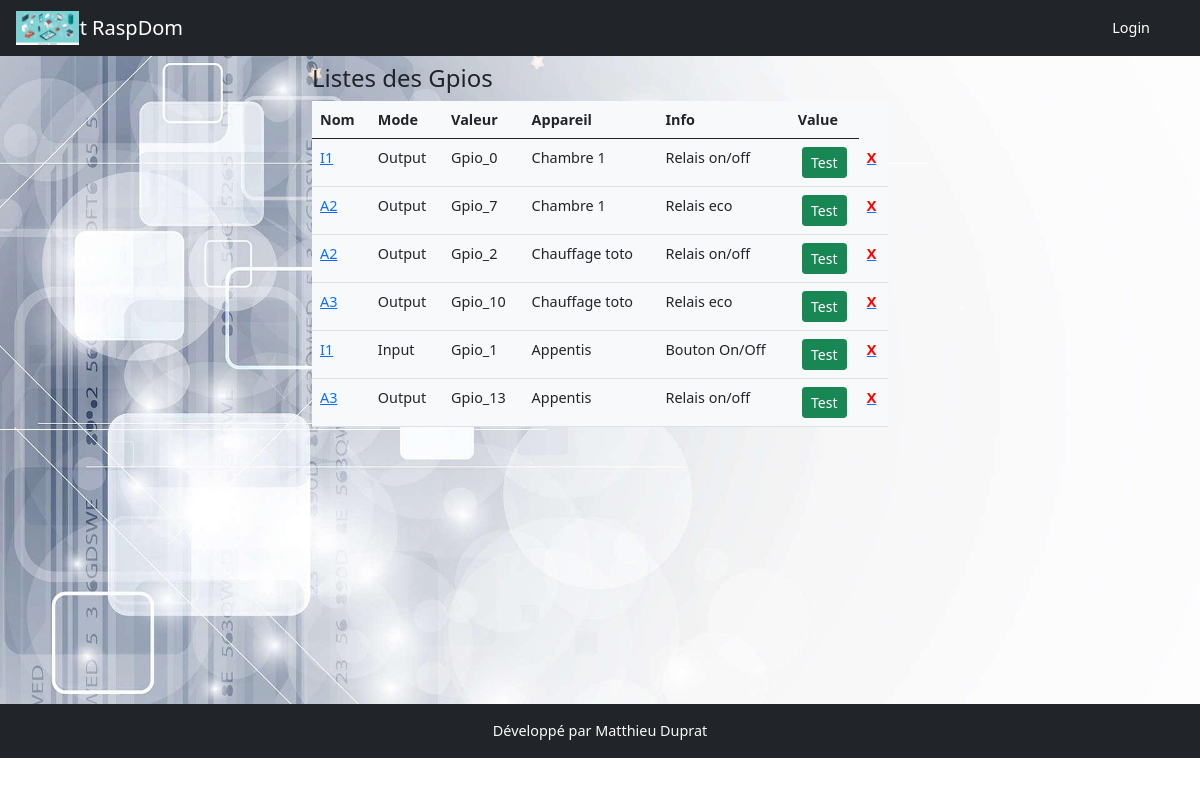
The page /gpios on the database its author committed.
### models.py (models this page shows, shortened)
class Gpio(db.Model):
    id = db.Column(db.Integer, primary_key=True)
    nom = db.Column(db.String(200))
    mode = db.Column(db.String(10))
    valeur = db.Column(db.String(10))
    info = db.Column(db.String(200))
    appareil_id = db.Column(db.Integer, db.ForeignKey('appareil.id'), nullable=True, default='')

class Appareil(db.Model):
    id = db.Column(db.Integer, primary_key=True)
    nom = db.Column(db.String(200))
    description = db.Column(db.String(200))
    categorieappareil = db.Column(db.String(200), nullable=True)
    sortie = db.Column(db.String(200), nullable=True)
    image = db.Column(db.String(200), nullable=True)
    gpios = db.relationship('Gpio', backref='appareil', lazy=True)
    order_gpio = db.Column(db.String(200))
    nbre_gpio = db.Column(db.Integer)
    programmations = db.relationship('Programmation', backref='appareil_programmation', lazy=True)
    mode_de_marche = db.relationship('ModeDeMarche', uselist=False,  backref='appareil_mode_de_marche', lazy=True)
    auto = db.relationship('Auto', uselist=False, backref='appareil_auto', lazy=True)
    sonde_id = db.Column(db.Integer, db.ForeignKey('sonde.id'))
    sonde = db.relationship('Sonde', uselist=False, backref='appareil_sonde', lazy=True)
    manuel = db.relationship('Manuel', uselist=False, backref='appareil_ordre', lazy=True)
    label = db.Column(db.String(250))

### app.py (the view)
@app.route('/gpios')
def gpios():
    gpios_list = Gpio.query.order_by('appareil_id', 'mode').all()
    return render_template('gpio/gpios.html', gpio_list=gpios_list)

### templates/gpio/gpios.html
{% extends 'base.html' %}
{% block content %}
<div class="row">
    <div class="col-md-6 mx-auto ">
        <h4>Listes des Gpios</h4>
        <table class="table bg-light">
            <thead>
                <tr>
                    <th>Nom</th>
                    <th>Mode</th>
                    <th>Valeur</th>
                    <th>Appareil</th>
                    <th>Info</th>
                    <th>Value</th>
                </tr>
            </thead>
            <tbody>{% for gpio in gpio_list %}
                <tr>
                    <td><a href="{{url_for('edit_gpio', gpio_id=gpio.id)}}">{{gpio.nom}}</a></td>
                    <td>{{gpio.mode}}</td>
                    <td>{{ gpio.valeur}}</td>
                    <td>{{ gpio.appareil.nom}}</td>
                    <td>{{ gpio.info}}</td>
                    <td class="mx-auto text-center">{% if gpio.mode=='input'%}<input class="form-control mx-auto " style="width: 5rem;" type="text" id="gpio_{{gpio.id}}">{% else %}<button class="btn btn-success btn-sm">Test</button>{% endif %}</td>
                    <td><a href="{{url_for('delete_gpio', gpio_id=gpio.id)}}"><span style="color:red; font-weight:bold">X</span></a></td>
                </tr>{% endfor %}
            </tbody>
        </table>
    </div>
</div>
{% endblock %}

### rows shown on the page
Gpio: nom "I1", mode "Output", valeur "Gpio_0", appareil.nom "Chambre 1", info "Relais on/off", shows "Test"
Gpio: nom "A2", mode "Output", valeur "Gpio_7", appareil.nom "Chambre 1", info "Relais eco", shows "Test"
Gpio: nom "A2", mode "Output", valeur "Gpio_2", appareil.nom "Chauffage toto", info "Relais on/off", shows "Test"
Gpio: nom "A3", mode "Output", valeur "Gpio_10", appareil.nom "Chauffage toto", info "Relais eco", shows "Test"
Gpio: nom "I1", mode "Input", valeur "Gpio_1", appareil.nom "Appentis", info "Bouton On/Off", shows "Test"
Gpio: nom "A3", mode "Output", valeur "Gpio_13", appareil.nom "Appentis", info "Relais on/off", shows "Test"
